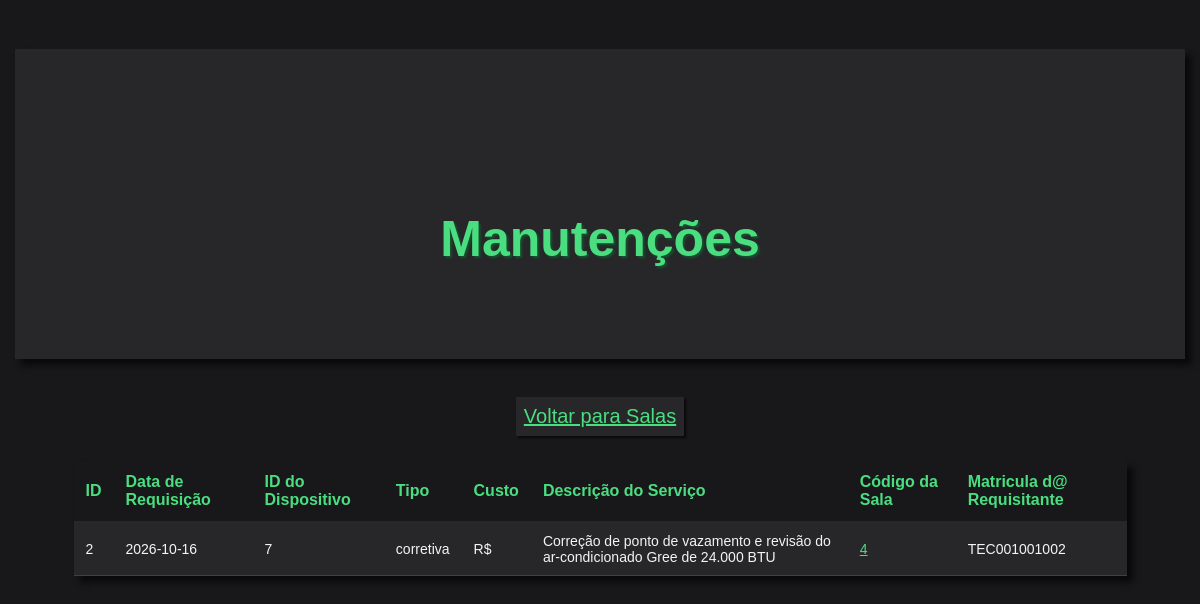
/manutencoes.php?id_dispositivo=7, run on the app's committed database.
### tables this page shows
CREATE TABLE Manutencao(
    id_manutencao INTEGER AUTO_INCREMENT PRIMARY KEY,
    descricao_servico VARCHAR(512) NOT NULL,
    tipo VARCHAR(10) CHECK(tipo IN ('preventiva', 'corretiva')),
    data_manutencao DATE,
    custo_reais DECIMAL(16, 2),
    proxima_manutencao BOOLEAN NOT NULL DEFAULT(FALSE),
    matricula_requisitante CHAR(12) NOT NULL,
    id_dispositivo INTEGER NOT NULL,
    FOREIGN KEY (matricula_requisitante) REFERENCES UsuarioTecnico(matricula_usuario),
    FOREIGN KEY (id_dispositivo) REFERENCES Dispositivo(id_dispositivo)
);

### manutencoes.php (the view, shortened to what this page needs)
<?php
    require_once 'conexao.php';
$id_dispositivo = $_GET['id_dispositivo'] ?? null;
if ($id_dispositivo !== null && $id_dispositivo !== '') {
    $sql = "SELECT * FROM Manutencao
            WHERE id_dispositivo = ?
            ORDER BY data_manutencao DESC";
    $stmt = mysqli_prepare($conn, $sql);
    mysqli_stmt_bind_param($stmt, "i", $id_dispositivo);
    mysqli_stmt_execute($stmt);
    $resultado = mysqli_stmt_get_result($stmt);
} else {
    $sql = "SELECT * FROM Manutencao ORDER BY data_manutencao";
    $resultado = mysqli_query($conn, $sql);
}
$manus = mysqli_fetch_all($resultado, MYSQLI_ASSOC);
?>
<!DOCTYPE html>
<html lang="pt">
<head>
    <link rel="stylesheet" href="style.css">
</head>
<body>
    <h1>Manutenções</h1>
    <p>
        <a href="mapa.php">Voltar para Salas</a>
    </p>
    <table>
        <tr>
            <th>ID</th>
            <th>Data de Requisição</th>
            <th>ID do Dispositivo</th>
            <th>Tipo</th>
            <th>Custo</th>
            <th>Descrição do Serviço</th>
            <th>Código da Sala</th>
            <th>Matricula d@ Requisitante</th>
        </tr>
        <?php foreach ($manus as $manu): ?>
            <tr>
                <td><?= htmlspecialchars($manu['id_manutencao']) ?></td>
                <td><?= htmlspecialchars($manu['data_manutencao']) ?></td>
                <td><?= htmlspecialchars($manu['id_dispositivo']) ?></td>
                <td><?= htmlspecialchars($manu['tipo']) ?></td>
                <td>R$<?= htmlspecialchars($manu['custo']) ?></td>
                <td><?= htmlspecialchars($manu['descricao_servico']) ?></td>
                <td><a href="dispositivos.php?cod_sala=<?= htmlspecialchars($manu['cod_sala']) ?>"><?= htmlspecialchars($manu['cod_sala']) ?></a></td>
                <td><?= htmlspecialchars($manu['matricula_requisitante']) ?></td>
            </tr>
        <?php endforeach; ?>
    </table>
</body>
</html>

### style.css (style rules this page uses)
body { display: flex; background-color: rgb(24, 24, 27); margin: 0px; height: 100vh; flex-direction: column; justify-content: flex-start; align-items: center; }
h1 { background-color: rgb(39, 39, 42); height:240px; width: 100%; padding: 0px; padding-top: 70px; display: flex; justify-content: center; align-items: center; text-align: center; top: -330px; font-size: 50px; color: rgb(74, 222, 128); font-family: sans-serif; text-shadow: 2px 2px 2px rgb(20, 83, 45); box-shadow: 6px 6px 6px rgb(9, 9, 11); }
p { color: rgb(244, 244, 245); font-size: 20px; top: 30px; background-color: rgb(39, 39, 42); box-shadow: 2px 2px 2px rgb(9, 9, 11); padding: 8px; margin: 5px; }
a { color: rgb(74, 222, 128); }
p { color:#4ade80; display: flex; justify-content: center; align-items: center; }
table { width: 90%; max-width: 1200px; border-collapse: collapse; background-color: rgb(39, 39, 42); box-shadow: 6px 6px 6px rgb(9, 9, 11); font-family: sans-serif; margin-top: 20px; }
tr { height: 50px; }
th { background-color: rgb(24, 24, 27); color: rgb(74, 222, 128); padding: 12px; text-align: left; border-bottom: 2px solid rgb(39, 39, 42); font-size: 16px; }
td { padding: 10px 12px; color: rgb(244, 244, 245); border-bottom: 1px solid rgb(63, 63, 70); font-size: 14px; }

### manutencoes.php (style rules this page uses)
body { font-family: sans-serif; margin: 0; padding: 15px; background: #f5f5f5; }

### data on the page
manutencao: id_manutencao "2", data_manutencao "2026-10-16", id_dispositivo "7", tipo "corretiva", descricao_servico "Correção de ponto de vazamento e revisão do ar-condicionado Gree de 24.000 BTU", cod_sala "4", matricula_requisitante "TEC001001002"
